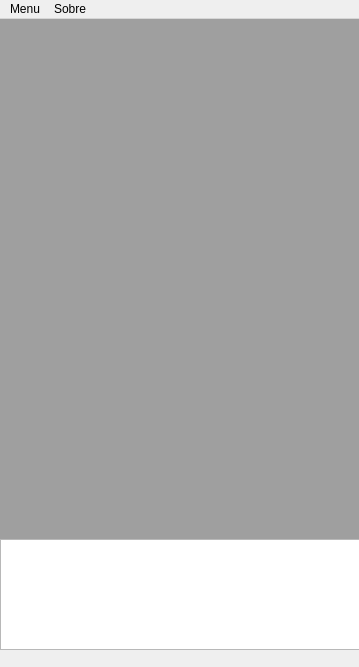
<?xml version="1.0" encoding="UTF-8"?>
<ui version="4.0">
 <class>MainWindow</class>
 <widget class="QMainWindow" name="MainWindow">
  <property name="geometry">
   <rect>
    <x>0</x>
    <y>0</y>
    <width>359</width>
    <height>667</height>
   </rect>
  </property>
  <property name="acceptDrops">
   <bool>true</bool>
  </property>
  <property name="windowTitle">
   <string>Controle de Estoque</string>
  </property>
  <widget class="QWidget" name="centralwidget">
   <widget class="QMdiArea" name="mdiArea">
    <property name="geometry">
     <rect>
      <x>0</x>
      <y>0</y>
      <width>370</width>
      <height>521</height>
     </rect>
    </property>
   </widget>
   <widget class="QTextEdit" name="Log">
    <property name="geometry">
     <rect>
      <x>0</x>
      <y>520</y>
      <width>371</width>
      <height>111</height>
     </rect>
    </property>
   </widget>
  </widget>
  <widget class="QMenuBar" name="menubar">
   <property name="geometry">
    <rect>
     <x>0</x>
     <y>0</y>
     <width>359</width>
     <height>21</height>
    </rect>
   </property>
   <widget class="QMenu" name="menuMenu">
    <property name="title">
     <string>Menu</string>
    </property>
    <addaction name="actionAmario"/>
    <addaction name="actionCategoria"/>
    <addaction name="actionComponentes"/>
    <addaction name="separator"/>
    <addaction name="separator"/>
    <addaction name="actionConectar_BD"/>
   </widget>
   <widget class="QMenu" name="menuSobre">
    <property name="title">
     <string>Sobre</string>
    </property>
    <addaction name="actionAjuda"/>
   </widget>
   <addaction name="menuMenu"/>
   <addaction name="menuSobre"/>
  </widget>
  <action name="actionAmario">
   <property name="text">
    <string>Amario</string>
   </property>
  </action>
  <action name="actionCategoria">
   <property name="text">
    <string>Categoria</string>
   </property>
  </action>
  <action name="actionComponentes">
   <property name="text">
    <string>Componentes</string>
   </property>
  </action>
  <action name="actionAjuda">
   <property name="text">
    <string>Ajuda</string>
   </property>
  </action>
  <action name="actionConectar_BD">
   <property name="checkable">
    <bool>true</bool>
   </property>
   <property name="icon">
    <iconset theme="face-angel">
     <normaloff>.</normaloff>.</iconset>
   </property>
   <property name="text">
    <string>Conectar BD</string>
   </property>
  </action>
 </widget>
 <resources/>
 <connections/>
</ui>
